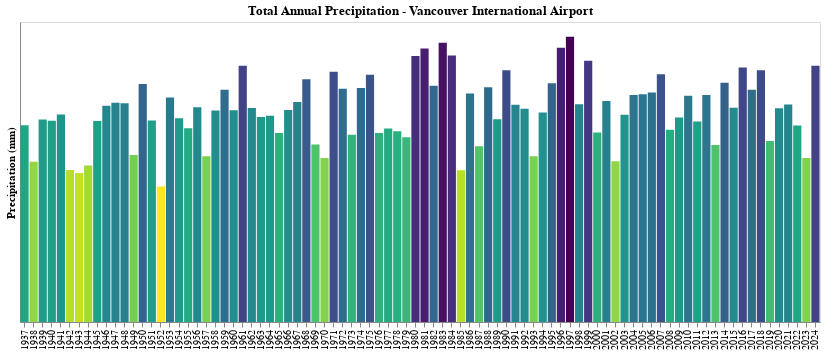

The notebook cell this image was saved under:
### Code cell
years = list(data['year'][::5])

pc_bar = alt.Chart(data).mark_bar().encode(
    x=alt.X('year:O', title=None),
    y=alt.Y('precip:Q', title='Precipitation (mm)', axis=alt.Axis(values=years, labelAngle=-90, grid=False)),
    color=alt.Color('precip:Q', scale=alt.Scale(scheme='viridis', reverse=True), legend=None),
    tooltip=[alt.Tooltip('year:O', title="Year"), alt.Tooltip('precip:Q', title="Precip")]
).properties(width=800, title='Total Annual Precipitation - Vancouver International Airport')
pc_bar

### Figure 1 — Vega-Lite specification as saved in the notebook (floating-point values rounded to 4 significant figures)
{"config": {"view": {"continuousWidth": 300, "continuousHeight": 300}}, "data": {"name": "data-f85e30364f6ced983fd729824d99e46a"}, "mark": {"type": "bar"}, "encoding": {"color": {"field": "precip", "legend": null, "scale": {"reverse": true, "scheme": "viridis"}, "type": "quantitative"}, "tooltip": [{"field": "year", "title": "Year", "type": "ordinal"}, {"field": "precip", "title": "Precip", "type": "quantitative"}], "x": {"field": "year", "title": null, "type": "ordinal"}, "y": {"axis": {"grid": false, "labelAngle": -90, "values": [1935, 1940, 1945, 1950, 1955, 1960, 1965, 1970, 1975, 1980, 1985, 1990, 1995, 2000, 2005, 2010, 2015, 2020]}, "field": "precip", "title": "Precipitation (mm)", "type": "quantitative"}}, "title": "Total Annual Precipitation - Vancouver International Airport", "width": 800, "$schema": "https://vega.github.io/schema/vega-lite/v5.8.0.json", "datasets": {"data-f85e30364f6ced983fd729824d99e46a": [{"date": "1935-01-01T00:00:00", "year": 1935, "temp": 8.98, "precip": null, "month": 1}, {"date": "1936-01-01T00:00:00", "year": 1936, "temp": 9.18, "precip": null, "month": 1}, {"date": "1937-01-01T00:00:00", "year": 1937, "temp": 8.82, "precip": 1049.0, "month": 1}, {"date": "1938-01-01T00:00:00", "year": 1938, "temp": 9.41, "precip": 855.0, "month": 1}, {"date": "1939-01-01T00:00:00", "year": 1939, "temp": 9.73, "precip": 1080.0, "month": 1}, {"date": "1940-01-01T00:00:00", "year": 1940, "temp": 10.33, "precip": 1073.0, "month": 1}, {"date": "1941-01-01T00:00:00", "year": 1941, "temp": 10.44, "precip": 1107.0, "month": 1}, {"date": "1942-01-01T00:00:00", "year": 1942, "temp": 9.84, "precip": 811.0, "month": 1}, {"date": "1943-01-01T00:00:00", "year": 1943, "temp": 9.07, "precip": 795.0, "month": 1}, {"date": "1944-01-01T00:00:00", "year": 1944, "temp": 9.63, "precip": 835.0, "month": 1}, {"date": "1945-01-01T00:00:00", "year": 1945, "temp": 9.11, "precip": 1072.0, "month": 1}, {"date": "1946-01-01T00:00:00", "year": 1946, "temp": 9.03, "precip": 1154.0, "month": 1}, {"date": "1947-01-01T00:00:00", "year": 1947, "temp": 9.52, "precip": 1169.0, "month": 1}, {"date": "1948-01-01T00:00:00", "year": 1948, "temp": 8.55, "precip": 1167.0, "month": 1}, {"date": "1949-01-01T00:00:00", "year": 1949, "temp": 8.53, "precip": 891.0, "month": 1}, {"date": "1950-01-01T00:00:00", "year": 1950, "temp": 8.31, "precip": 1269.0, "month": 1}, {"date": "1951-01-01T00:00:00", "year": 1951, "temp": 8.78, "precip": 1075.0, "month": 1}, {"date": "1952-01-01T00:00:00", "year": 1952, "temp": 9.02, "precip": 723.0, "month": 1}, {"date": "1953-01-01T00:00:00", "year": 1953, "temp": 9.89, "precip": 1197.0, "month": 1}, {"date": "1954-01-01T00:00:00", "year": 1954, "temp": 8.76, "precip": 1087.0, "month": 1}, {"date": "1955-01-01T00:00:00", "year": 1955, "temp": 7.78, "precip": 1034.0, "month": 1}, {"date": "1956-01-01T00:00:00", "year": 1956, "temp": 8.78, "precip": 1145.0, "month": 1}, {"date": "1957-01-01T00:00:00", "year": 1957, "temp": 9.09, "precip": 884.0, "month": 1}, {"date": "1958-01-01T00:00:00", "year": 1958, "temp": 10.7, "precip": 1128.0, "month": 1}, {"date": "1959-01-01T00:00:00", "year": 1959, "temp": 9.1, "precip": 1239.0, "month": 1}, {"date": "1960-01-01T00:00:00", "year": 1960, "temp": 9.23, "precip": 1129.0, "month": 1}, {"date": "1961-01-01T00:00:00", "year": 1961, "temp": 9.66, "precip": 1367.0, "month": 1}, {"date": "1962-01-01T00:00:00", "year": 1962, "temp": 9.24, "precip": 1142.0, "month": 1}, {"date": "1963-01-01T00:00:00", "year": 1963, "temp": 9.55, "precip": 1094.0, "month": 1}, {"date": "1964-01-01T00:00:00", "year": 1964, "temp": 8.5, "precip": 1100.0, "month": 1}, {"date": "1965-01-01T00:00:00", "year": 1965, "temp": 9.1, "precip": 1008.0, "month": 1}, {"date": "1966-01-01T00:00:00", "year": 1966, "temp": 9.17, "precip": 1131.0, "month": 1}, {"date": "1967-01-01T00:00:00", "year": 1967, "temp": 9.77, "precip": 1173.0, "month": 1}, {"date": "1968-01-01T00:00:00", "year": 1968, "temp": 9.22, "precip": 1295.0, "month": 1}, {"date": "1969-01-01T00:00:00", "year": 1969, "temp": 8.88, "precip": 947.0, "month": 1}, {"date": "1970-01-01T00:00:00", "year": 1970, "temp": 9.62, "precip": 875.0, "month": 1}, {"date": "1971-01-01T00:00:00", "year": 1971, "temp": 8.57, "precip": 1335.0, "month": 1}, {"date": "1972-01-01T00:00:00", "year": 1972, "temp": 8.55, "precip": 1244.0, "month": 1}, {"date": "1973-01-01T00:00:00", "year": 1973, "temp": 9.01, "precip": 999.0, "month": 1}, {"date": "1974-01-01T00:00:00", "year": 1974, "temp": 9.38, "precip": 1248.0, "month": 1}, {"date": "1975-01-01T00:00:00", "year": 1975, "temp": 8.61, "precip": 1319.0, "month": 1}, {"date": "1976-01-01T00:00:00", "year": 1976, "temp": 9.09, "precip": 1008.0, "month": 1}, {"date": "1977-01-01T00:00:00", "year": 1977, "temp": 9.1, "precip": 1032.0, "month": 1}, {"date": "1978-01-01T00:00:00", "year": 1978, "temp": 9.3, "precip": 1017.0, "month": 1}, {"date": "1979-01-01T00:00:00", "year": 1979, "temp": 9.41, "precip": 986.0, "month": 1}, {"date": "1980-01-01T00:00:00", "year": 1980, "temp": 9.29, "precip": 1419.0, "month": 1}, {"date": "1981-01-01T00:00:00", "year": 1981, "temp": 9.94, "precip": 1459.0, "month": 1}, {"date": "1982-01-01T00:00:00", "year": 1982, "temp": 9.07, "precip": 1260.0, "month": 1}, {"date": "1983-01-01T00:00:00", "year": 1983, "temp": 9.85, "precip": 1490.0, "month": 1}, {"date": "1984-01-01T00:00:00", "year": 1984, "temp": 9.1, "precip": 1422.0, "month": 1}, {"date": "1985-01-01T00:00:00", "year": 1985, "temp": 8.54, "precip": 810.0, "month": 1}, {"date": "1986-01-01T00:00:00", "year": 1986, "temp": 9.83, "precip": 1219.0, "month": 1}, {"date": "1987-01-01T00:00:00", "year": 1987, "temp": 10.28, "precip": 938.0, "month": 1}, {"date": "1988-01-01T00:00:00", "year": 1988, "temp": 9.74, "precip": 1252.0, "month": 1}, {"date": "1989-01-01T00:00:00", "year": 1989, "temp": 9.51, "precip": 1082.0, "month": 1}, {"date": "1990-01-01T00:00:00", "year": 1990, "temp": 9.72, "precip": 1343.0, "month": 1}, {"date": "1991-01-01T00:00:00", "year": 1991, "temp": 9.72, "precip": 1159.0, "month": 1}, {"date": "1992-01-01T00:00:00", "year": 1992, "temp": 10.56, "precip": 1137.0, "month": 1}, {"date": "1993-01-01T00:00:00", "year": 1993, "temp": 9.66, "precip": 884.0, "month": 1}, {"date": "1994-01-01T00:00:00", "year": 1994, "temp": 10.28, "precip": 1117.0, "month": 1}, {"date": "1995-01-01T00:00:00", "year": 1995, "temp": 10.45, "precip": 1273.0, "month": 1}, {"date": "1996-01-01T00:00:00", "year": 1996, "temp": 9.27, "precip": 1463.0, "month": 1}, {"date": "1997-01-01T00:00:00", "year": 1997, "temp": 10.15, "precip": 1522.0, "month": 1}, {"date": "1998-01-01T00:00:00", "year": 1998, "temp": 10.49, "precip": 1161.0, "month": 1}, {"date": "1999-01-01T00:00:00", "year": 1999, "temp": 9.62, "precip": 1394.0, "month": 1}, {"date": "2000-01-01T00:00:00", "year": 2000, "temp": 9.46, "precip": 1011.0, "month": 1}, {"date": "2001-01-01T00:00:00", "year": 2001, "temp": 9.48, "precip": 1179.0, "month": 1}, {"date": "2002-01-01T00:00:00", "year": 2002, "temp": 9.56, "precip": 858.0, "month": 1}, {"date": "2003-01-01T00:00:00", "year": 2003, "temp": 10.13, "precip": 1106.0, "month": 1}, {"date": "2004-01-01T00:00:00", "year": 2004, "temp": 10.56, "precip": 1211.0, "month": 1}, {"date": "2005-01-01T00:00:00", "year": 2005, "temp": 10.05, "precip": 1215.0, "month": 1}, {"date": "2006-01-01T00:00:00", "year": 2006, "temp": 10.05, "precip": 1224.0, "month": 1}, {"date": "2007-01-01T00:00:00", "year": 2007, "temp": 9.52, "precip": 1322.0, "month": 1}, {"date": "2008-01-01T00:00:00", "year": 2008, "temp": 9.1, "precip": 1026.0, "month": 1}, {"date": "2009-01-01T00:00:00", "year": 2009, "temp": 9.38, "precip": 1091.0, "month": 1}, {"date": "2010-01-01T00:00:00", "year": 2010, "temp": 9.95, "precip": 1207.0, "month": 1}, {"date": "2011-01-01T00:00:00", "year": 2011, "temp": 8.98, "precip": 1069.0, "month": 1}, {"date": "2012-01-01T00:00:00", "year": 2012, "temp": 9.38, "precip": 1211.0, "month": 1}, {"date": "2013-01-01T00:00:00", "year": 2013, "temp": 10.09, "precip": 944.0, "month": 1}, {"date": "2014-01-01T00:00:00", "year": 2014, "temp": 10.53, "precip": 1276.0, "month": 1}, {"date": "2015-01-01T00:00:00", "year": 2015, "temp": 11.08, "precip": 1143.0, "month": 1}, {"date": "2016-01-01T00:00:00", "year": 2016, "temp": 10.7, "precip": 1357.0, "month": 1}, {"date": "2017-01-01T00:00:00", "year": 2017, "temp": 9.66, "precip": 1239.0, "month": 1}, {"date": "2018-01-01T00:00:00", "year": 2018, "temp": 10.08, "precip": 1343.0, "month": 1}, {"date": "2019-01-01T00:00:00", "year": 2019, "temp": 9.63, "precip": 966.0, "month": 1}, {"date": "2020-01-01T00:00:00", "year": 2020, "temp": 10.68, "precip": 1140.0, "month": 1}, {"date": "2021-01-01T00:00:00", "year": 2021, "temp": 10.52, "precip": 1160.0, "month": 1}, {"date": "2022-01-01T00:00:00", "year": 2022, "temp": 10.22, "precip": 1048.0, "month": 1}, {"date": "2023-01-01T00:00:00", "year": 2023, "temp": 11.0, "precip": 875.0, "month": 1}, {"date": "2024-01-01T00:00:00", "year": 2024, "temp": 10.74, "precip": 1367.0, "month": 1}]}}
